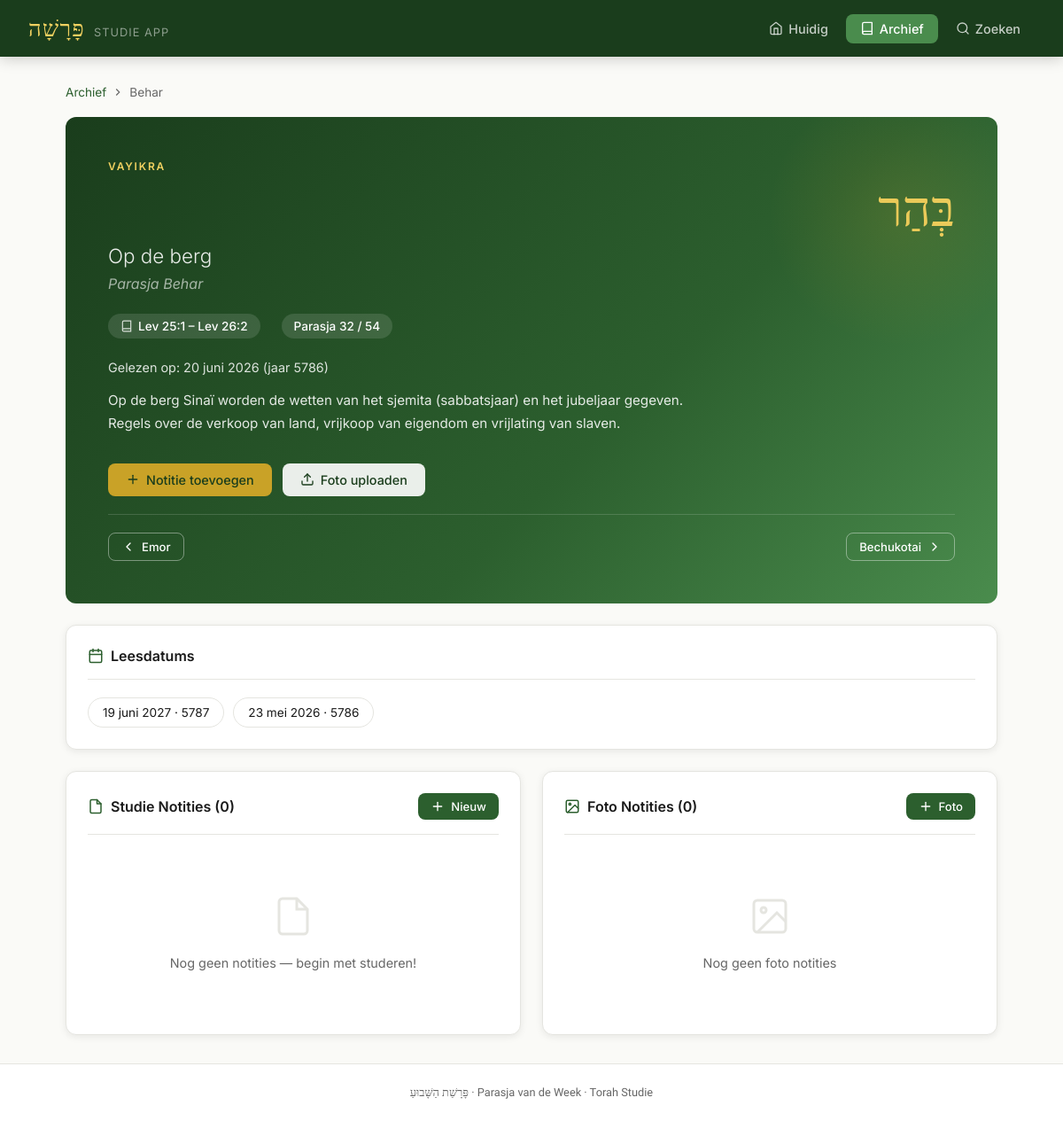
Screenshot of /parasja.php?id=32&schema=32 with the database file from the repository.
### tables this page shows
CREATE TABLE IF NOT EXISTS parasjot (
    id INT AUTO_INCREMENT PRIMARY KEY,
    volgorde INT NOT NULL,
    naam_hebreeuws VARCHAR(100) NOT NULL,
    naam_nl VARCHAR(100) NOT NULL,
    naam_transliteratie VARCHAR(100) NOT NULL,
    boek ENUM('Bereshit','Shemot','Vayikra','Bamidbar','Devarim') NOT NULL,
    verzen_van VARCHAR(50),
    verzen_tot VARCHAR(50),
    samenvatting TEXT,
    created_at TIMESTAMP DEFAULT CURRENT_TIMESTAMP
);

CREATE TABLE IF NOT EXISTS parasja_schema (
    id INT AUTO_INCREMENT PRIMARY KEY,
    parasja_id INT NOT NULL,
    shabbat_datum DATE NOT NULL,
    joods_jaar INT NOT NULL,
    gecombineerd_met INT DEFAULT NULL,
    FOREIGN KEY (parasja_id) REFERENCES parasjot(id),
    UNIQUE KEY unique_datum (shabbat_datum)
);

### parasja.php (the view, shortened to what this page needs)
<?php
require_once __DIR__ . '/config/db.php';
$parasjaId = (int)($_GET['id'] ?? 0);
$schemaId  = (int)($_GET['schema'] ?? 0);
$stmt = $pdo->prepare("SELECT * FROM parasjot WHERE id = ?");
$stmt->execute([$parasjaId]);
$parasja = $stmt->fetch();
$schema = null;
if ($schemaId) {
    $s = $pdo->prepare("SELECT ps.*, p2.naam_nl AS gecombineerd_nl, p2.naam_transliteratie AS gecombineerd_trans
                         FROM parasja_schema ps LEFT JOIN parasjot p2 ON ps.gecombineerd_met = p2.id
                         WHERE ps.id = ?");
    $s->execute([$schemaId]);
    $schema = $s->fetch();
}
$alleSchema = $pdo->prepare("
    SELECT ps.*, p2.naam_nl AS gecombineerd_nl
    FROM parasja_schema ps LEFT JOIN parasjot p2 ON ps.gecombineerd_met = p2.id
    WHERE ps.parasja_id = ? ORDER BY ps.shabbat_datum DESC
");
$alleSchema->execute([$parasjaId]);
$schemas = $alleSchema->fetchAll();
$stmt2 = $pdo->prepare("
    SELECT n.*, ps.shabbat_datum, ps.joods_jaar
    FROM notities n
    LEFT JOIN parasja_schema ps ON n.parasja_schema_id = ps.id
    WHERE n.parasja_id = ?
    ORDER BY n.aangemaakt_op DESC
");
$stmt2->execute([$parasjaId]);
$notities = $stmt2->fetchAll();
$stmt3 = $pdo->prepare("
    SELECT f.*, ps.shabbat_datum, ps.joods_jaar
    FROM foto_notities f
    LEFT JOIN parasja_schema ps ON f.parasja_schema_id = ps.id
    WHERE f.parasja_id = ?
    ORDER BY f.aangemaakt_op DESC
");
$stmt3->execute([$parasjaId]);
$fotos = $stmt3->fetchAll();
$vorigeP = $pdo->prepare("SELECT * FROM parasjot WHERE id = ?");
$vorigeP->execute([$parasjaId - 1]);
$vorige = $vorigeP->fetch();
$volgendeP = $pdo->prepare("SELECT * FROM parasjot WHERE id = ?");
$volgendeP->execute([$parasjaId + 1]);
$volgende = $volgendeP->fetch();
$maandNamen = ['','januari','februari','maart','april','mei','juni','juli','augustus','september','oktober','november','december'];
function formatDatum($d) {
    global $maandNamen;
    $ts = strtotime($d);
    return date('j', $ts) . ' ' . $maandNamen[(int)date('n', $ts)] . ' ' . date('Y', $ts);
}
$activePage = 'archief';
include __DIR__ . '/includes/header.php';
?>
<div style="margin-bottom:1.25rem; font-size:0.85rem; color:var(--text-muted); display:flex; gap:6px; align-items:center;">
    <a href="/parasja/archief.php" style="color:var(--primary); text-decoration:none;">Archief</a>
    <svg viewBox="0 0 24 24" style="width:14px;height:14px;stroke:currentColor;fill:none;stroke-width:2;"><polyline points="9,18 15,12 9,6"/></svg>
    <span><?= htmlspecialchars($parasja['naam_transliteratie']) ?></span>
</div>
<div class="parasja-hero" style="margin-bottom:1.5rem;">
    <div class="label"><?= htmlspecialchars($parasja['boek']) ?></div>
    <div class="hebrew-name"><?= htmlspecialchars($parasja['naam_hebreeuws']) ?></div>
    <div class="dutch-name"><?= htmlspecialchars($parasja['naam_nl']) ?></div>
    <div class="transliteration">Parasja <?= htmlspecialchars($parasja['naam_transliteratie']) ?></div>
    <div class="meta-row">
        <span class="meta-badge">
            <svg viewBox="0 0 24 24"><path d="M4 19.5A2.5 2.5 0 0 1 6.5 17H20"/><path d="M6.5 2H20v20H6.5A2.5 2.5 0 0 1 4 19.5v-15A2.5 2.5 0 0 1 6.5 2z"/></svg>
            <?= htmlspecialchars($parasja['verzen_van']) ?> &ndash; <?= htmlspecialchars($parasja['verzen_tot']) ?>
        </span>
        <span class="meta-badge">Parasja <?= $parasja['volgorde'] ?> / 54</span>
    </div>
    <?php if ($schema): ?>
    <div style="margin-bottom:1rem; font-size:0.9rem; opacity:0.85;">
        Gelezen op: <?= formatDatum($schema['shabbat_datum']) ?> (jaar <?= $schema['joods_jaar'] ?>)
    </div>
    <?php endif; ?>
    <p class="samenvatting"><?= nl2br(htmlspecialchars($parasja['samenvatting'])) ?></p>
    <div class="hero-actions">
        <button class="btn btn-primary" onclick="openModal('modal-notitie')">
            <svg viewBox="0 0 24 24"><line x1="12" y1="5" x2="12" y2="19"/><line x1="5" y1="12" x2="19" y2="12"/></svg>
            Notitie toevoegen
        </button>
        <button class="btn btn-white" onclick="openModal('modal-upload')">
            <svg viewBox="0 0 24 24"><path d="M21 15v4a2 2 0 0 1-2 2H5a2 2 0 0 1-2-2v-4"/><polyline points="17,8 12,3 7,8"/><line x1="12" y1="3" x2="12" y2="15"/></svg>
            Foto uploaden
        </button>
    </div>
    <div style="display:flex; gap:10px; margin-top:1.25rem; padding-top:1.25rem; border-top:1px solid rgba(255,255,255,0.15);">
        <?php if ($vorige): ?>
        <a href="/parasja/parasja.php?id=<?= $vorige['id'] ?>" class="btn btn-outline btn-sm">
            <svg viewBox="0 0 24 24"><polyline points="15,18 9,12 15,6"/></svg>
            <?= htmlspecialchars($vorige['naam_transliteratie']) ?>
        </a>
        <?php endif; ?>
        <?php if ($volgende): ?>
        <a href="/parasja/parasja.php?id=<?= $volgende['id'] ?>" class="btn btn-outline btn-sm" style="margin-left:auto;">
            <?= htmlspecialchars($volgende['naam_transliteratie']) ?>
            <svg viewBox="0 0 24 24"><polyline points="9,18 15,12 9,6"/></svg>
        </a>
        <?php endif; ?>
    </div>
</div>
<?php if (count($schemas) > 1): ?>
<div class="card" style="margin-bottom:1.5rem;">
    <div class="card-header">
        <div class="card-title">
            <svg viewBox="0 0 24 24"><rect x="3" y="4" width="18" height="18" rx="2" ry="2"/><line x1="16" y1="2" x2="16" y2="6"/><line x1="8" y1="2" x2="8" y2="6"/><line x1="3" y1="10" x2="21" y2="10"/></svg>
            Leesdatums
        </div>
    </div>
    <div style="display:flex; gap:10px; flex-wrap:wrap;">
        <?php foreach ($schemas as $sc): ?>
        <a href="/parasja/parasja.php?id=<?= $parasjaId ?>&schema=<?= $sc['id'] ?>"
           style="padding:8px 16px; border:1.5px solid var(--border); border-radius:20px; font-size:0.85rem; text-decoration:none; color:var(--text);
                  <?= ($schema && $sc['id'] == $schema['id']) ? 'background:var(--primary);color:white;border-color:var(--primary);' : '' ?>">
            <?= formatDatum($sc['shabbat_datum']) ?> &middot; <?= $sc['joods_jaar'] ?>
        </a>
        <?php endforeach; ?>
    </div>
</div>
<?php endif; ?>
<div class="grid-2">
<div class="card">
    <div class="card-header">
        <div class="card-title">
            <svg viewBox="0 0 24 24"><path d="M14 2H6a2 2 0 0 0-2 2v16a2 2 0 0 0 2 2h12a2 2 0 0 0 2-2V8z"/><polyline points="14,2 14,8 20,8"/></svg>
            Studie Notities (<?= count($notities) ?>)
        </div>
        <button class="btn btn-green btn-sm" onclick="openModal('modal-notitie')">
            <svg viewBox="0 0 24 24"><line x1="12" y1="5" x2="12" y2="19"/><line x1="5" y1="12" x2="19" y2="12"/></svg>
            Nieuw
        </button>
    </div>
    <?php if (empty($notities)): ?>
    <div class="empty-state">
        <svg viewBox="0 0 24 24"><path d="M14 2H6a2 2 0 0 0-2 2v16a2 2 0 0 0 2 2h12a2 2 0 0 0 2-2V8z"/><polyline points="14,2 14,8 20,8"/></svg>
        <p>Nog geen notities &mdash; begin met studeren!</p>
    </div>
    <?php endif; ?>
</div>
<div class="card">
    <div class="card-header">
        <div class="card-title">
            <svg viewBox="0 0 24 24"><rect x="3" y="3" width="18" height="18" rx="2" ry="2"/><circle cx="8.5" cy="8.5" r="1.5"/><polyline points="21,15 16,10 5,21"/></svg>
            Foto Notities (<?= count($fotos) ?>)
        </div>
        <button class="btn btn-green btn-sm" onclick="openModal('modal-upload')">
            <svg viewBox="0 0 24 24"><line x1="12" y1="5" x2="12" y2="19"/><line x1="5" y1="12" x2="19" y2="12"/></svg>
            Foto
        </button>
    </div>
    <?php if (empty($fotos)): ?>
    <div class="empty-state">
        <svg viewBox="0 0 24 24"><rect x="3" y="3" width="18" height="18" rx="2" ry="2"/><circle cx="8.5" cy="8.5" r="1.5"/><polyline points="21,15 16,10 5,21"/></svg>
        <p>Nog geen foto notities</p>
    </div>
    <?php endif; ?>
</div>
</div>
<?php include __DIR__ . '/includes/footer.php'; ?>

### includes/header.php (shortened to what this page needs)
<!DOCTYPE html>
<html lang="nl" dir="ltr">
<head>
    <link rel="stylesheet" href="/parasja/assets/css/style.css">
</head>
<body>
<nav class="navbar">
    <div class="nav-brand">
        <span class="hebrew-brand">פָּרָשָׁה</span>
        <span class="brand-sub">Studie App</span>
    </div>
    <ul class="nav-links">
        <li><a href="/parasja/" class="<?= ($activePage ?? '') === 'home' ? 'active' : '' ?>">
            <svg viewBox="0 0 24 24"><path d="M3 9l9-7 9 7v11a2 2 0 0 1-2 2H5a2 2 0 0 1-2-2z"/><polyline points="9,22 9,12 15,12 15,22"/></svg>
            Huidig
        </a></li>
        <li><a href="/parasja/archief.php" class="<?= ($activePage ?? '') === 'archief' ? 'active' : '' ?>">
            <svg viewBox="0 0 24 24"><path d="M4 19.5A2.5 2.5 0 0 1 6.5 17H20"/><path d="M6.5 2H20v20H6.5A2.5 2.5 0 0 1 4 19.5v-15A2.5 2.5 0 0 1 6.5 2z"/></svg>
            Archief
        </a></li>
        <li><a href="/parasja/zoeken.php" class="<?= ($activePage ?? '') === 'zoeken' ? 'active' : '' ?>">
            <svg viewBox="0 0 24 24"><circle cx="11" cy="11" r="8"/><line x1="21" y1="21" x2="16.65" y2="16.65"/></svg>
            Zoeken
        </a></li>
    </ul>
</nav>
<main class="main-content">

### includes/footer.php (shortened to what this page needs)
</main>
<footer class="footer">
    <p>פָּרָשַׁת הַשָּׁבוּעַ &middot; Parasja van de Week &middot; Torah Studie</p>
</footer>
</body>
</html>

### rows the page displays
parasjot: naam_transliteratie "Behar", boek "VAYIKRA", naam_hebreeuws "בְּהַר", naam_nl "Op de berg", verzen_van "Lev 25:1", verzen_tot "Lev 26:2", volgorde "32", samenvatting "Op de berg Sinaï worden de wetten van het sjemita (sabbatsjaar) en het jubeljaar gegeven. Regels over de verkoop van land, vrijkoop van eigendom en vrijlating van slaven."
parasja_schema: shabbat_datum "20 juni 2026", joods_jaar "5786"
parasjot: naam_transliteratie "Emor"
parasjot: naam_transliteratie "Bechukotai"
parasja_schema: shabbat_datum "19 juni 2027", joods_jaar "5787"
parasja_schema: shabbat_datum "23 mei 2026", joods_jaar "5786"

### other values shown
count($notities) "0"
count($fotos) "0"
